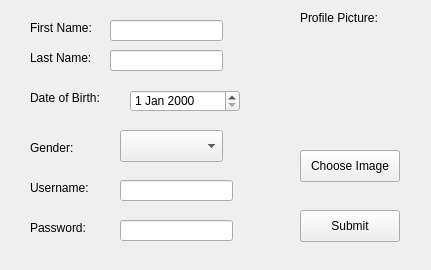
<?xml version="1.0" encoding="UTF-8"?>
<ui version="4.0">
 <class>SignUpUI</class>
 <widget class="QWidget" name="SignUpUI">
  <property name="geometry">
   <rect>
    <x>0</x>
    <y>0</y>
    <width>431</width>
    <height>270</height>
   </rect>
  </property>
  <property name="windowTitle">
   <string>Form</string>
  </property>
  <widget class="QLabel" name="FNLabel">
   <property name="geometry">
    <rect>
     <x>30</x>
     <y>20</y>
     <width>91</width>
     <height>16</height>
    </rect>
   </property>
   <property name="text">
    <string>First Name:</string>
   </property>
  </widget>
  <widget class="QLineEdit" name="FNEdit">
   <property name="geometry">
    <rect>
     <x>110</x>
     <y>20</y>
     <width>113</width>
     <height>21</height>
    </rect>
   </property>
  </widget>
  <widget class="QLineEdit" name="LNEdit">
   <property name="geometry">
    <rect>
     <x>110</x>
     <y>50</y>
     <width>113</width>
     <height>21</height>
    </rect>
   </property>
   <property name="text">
    <string/>
   </property>
  </widget>
  <widget class="QLabel" name="LNLabel">
   <property name="geometry">
    <rect>
     <x>30</x>
     <y>50</y>
     <width>91</width>
     <height>16</height>
    </rect>
   </property>
   <property name="text">
    <string>Last Name:</string>
   </property>
  </widget>
  <widget class="QLabel" name="DOBLabel">
   <property name="geometry">
    <rect>
     <x>30</x>
     <y>90</y>
     <width>81</width>
     <height>16</height>
    </rect>
   </property>
   <property name="text">
    <string>Date of Birth:</string>
   </property>
  </widget>
  <widget class="QDateEdit" name="DOBEdit">
   <property name="geometry">
    <rect>
     <x>130</x>
     <y>90</y>
     <width>110</width>
     <height>22</height>
    </rect>
   </property>
  </widget>
  <widget class="QLabel" name="GLabel">
   <property name="geometry">
    <rect>
     <x>30</x>
     <y>140</y>
     <width>58</width>
     <height>16</height>
    </rect>
   </property>
   <property name="text">
    <string>Gender:</string>
   </property>
  </widget>
  <widget class="QComboBox" name="genderBox">
   <property name="geometry">
    <rect>
     <x>120</x>
     <y>130</y>
     <width>103</width>
     <height>32</height>
    </rect>
   </property>
   <item>
    <property name="text">
     <string/>
    </property>
   </item>
   <item>
    <property name="text">
     <string>Male</string>
    </property>
   </item>
   <item>
    <property name="text">
     <string>Female</string>
    </property>
   </item>
   <item>
    <property name="text">
     <string>Other</string>
    </property>
   </item>
  </widget>
  <widget class="QLabel" name="PPLabel">
   <property name="geometry">
    <rect>
     <x>300</x>
     <y>40</y>
     <width>101</width>
     <height>101</height>
    </rect>
   </property>
   <property name="text">
    <string/>
   </property>
   <property name="pixmap">
    <pixmap resource="resources.qrc">:/images/default.jpeg</pixmap>
   </property>
  </widget>
  <widget class="QPushButton" name="chooseBtn">
   <property name="geometry">
    <rect>
     <x>300</x>
     <y>150</y>
     <width>100</width>
     <height>32</height>
    </rect>
   </property>
   <property name="text">
    <string>Choose Image</string>
   </property>
  </widget>
  <widget class="QLabel" name="UNLabel">
   <property name="geometry">
    <rect>
     <x>30</x>
     <y>180</y>
     <width>71</width>
     <height>16</height>
    </rect>
   </property>
   <property name="text">
    <string>Username:</string>
   </property>
  </widget>
  <widget class="QLabel" name="PWLabel">
   <property name="geometry">
    <rect>
     <x>30</x>
     <y>220</y>
     <width>71</width>
     <height>16</height>
    </rect>
   </property>
   <property name="text">
    <string>Password:</string>
   </property>
  </widget>
  <widget class="QLineEdit" name="UNEdit">
   <property name="geometry">
    <rect>
     <x>120</x>
     <y>180</y>
     <width>113</width>
     <height>21</height>
    </rect>
   </property>
  </widget>
  <widget class="QLineEdit" name="PWEdit">
   <property name="geometry">
    <rect>
     <x>120</x>
     <y>220</y>
     <width>113</width>
     <height>21</height>
    </rect>
   </property>
   <property name="text">
    <string/>
   </property>
  </widget>
  <widget class="QPushButton" name="submitBtn">
   <property name="geometry">
    <rect>
     <x>300</x>
     <y>210</y>
     <width>100</width>
     <height>32</height>
    </rect>
   </property>
   <property name="text">
    <string>Submit</string>
   </property>
  </widget>
  <widget class="QLabel" name="label">
   <property name="geometry">
    <rect>
     <x>300</x>
     <y>10</y>
     <width>91</width>
     <height>16</height>
    </rect>
   </property>
   <property name="text">
    <string>Profile Picture:</string>
   </property>
  </widget>
 </widget>
 <resources>
  <include location="resources.qrc"/>
 </resources>
 <connections/>
</ui>
